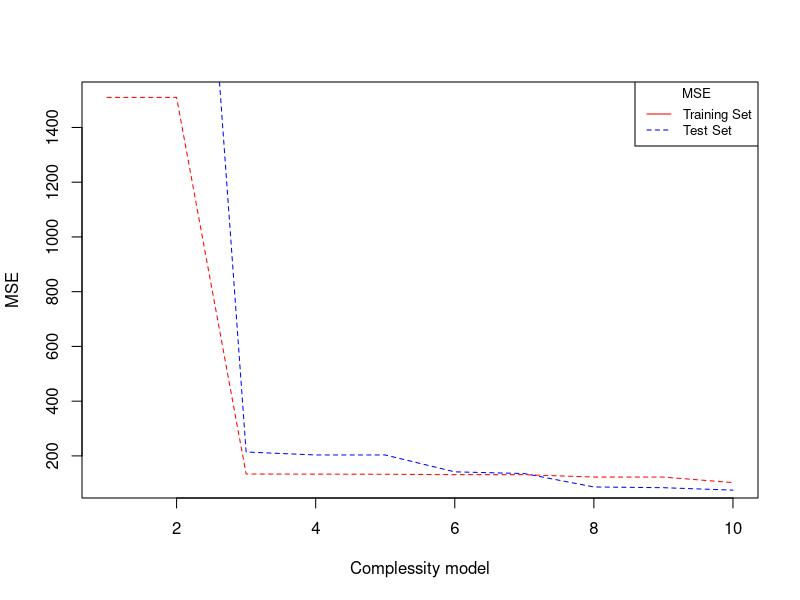

R code for this plot:
#esercizio slide: Introduction to MASL
mse <- function(myModel) 
  return (mean(myModel$residuals^2))

#impostatione dei parametri del modello e della simulazione MC
n = 1000
nsim = 10
sigma = 2
split = round(n*0.7)
b0 = -1 # intercetta del modello
b1 = 2 # coefficiente di reg per X1
b2 = 1 # coefficiente di reg l'interazzione tra X1 e X2
#fine impostazione dei parametri

# generazione dei dati e del modello
set.seed(42)
X1 = rnorm(n, sd = 2)
X2 = rnorm(n, sd = 2)
eps = rnorm(n)
Y = -1+2*X1^3+(X1)^2*X2+eps
X = data.frame("Y"= Y, "X1" = X1, "X2" = X2 )
X = X[sample(nrow(X),nrow(X)),] #permuta i dati
# fine generazione

#split dei dati
training = data.frame("Y"=Y[seq(from = 1, to = split)], "X1"=X1[seq(from = 1, to = split)]
                      ,"X2"=X2[seq(from = 1, to = split)])
test = data.frame("Y"=Y[seq(from = split+1, to = length(X1))], "X1"= X1[seq(from = split+1, to = length(X1))]
                  ,"X2"=X2[seq(from = split+1, to = length(X1))])
#fine split data

mseTraining = c()
mseTest = c()
for (i in 1:nsim) {
  #stima del modello con i dati di training
  modTraing = lm(Y~poly(X1, degree = i, raw = TRUE)+X1*X2, data = training)
  modTest = lm(Y~poly(X1, degree = i, raw = TRUE)+X1*X2, data = test)
  mseTraining[i] = mse(modTraing)
  mseTest[i] = mse(modTest)
}

#plotting 
plot(1:nsim, mseTraining, type="l", pch=19, col="red", lty= 2, xlab="Complessity model", ylab="MSE")
# Add a line
lines(1:nsim, mseTest, pch=18, col="blue", type="l", lty=2)
# Add a legend
legend("topright", legend=c("Training Set", "Test Set"),
       col=c("red", "blue"), lty=1:2, cex=0.8, title = "MSE")

